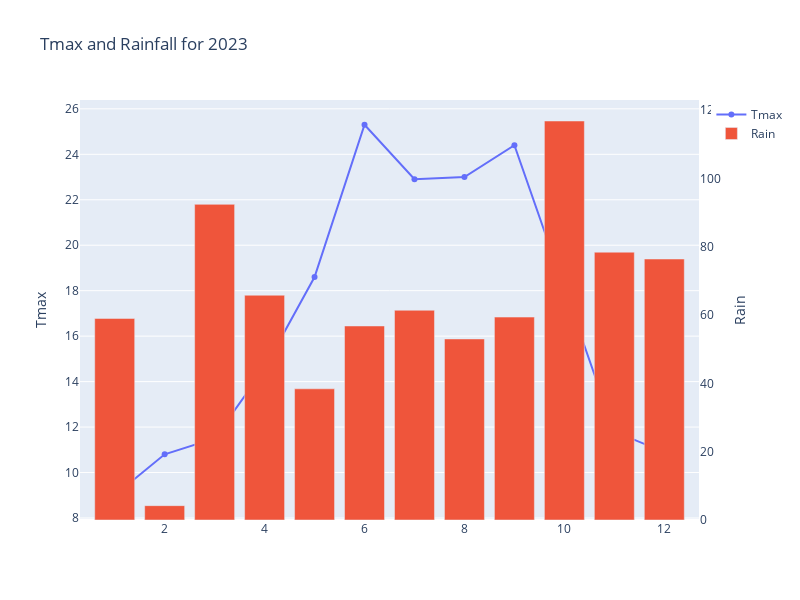

The notebook cell this image was saved under:
### Markdown cell above
draw a line and bar combined

### Code cell
# using plotly graphic object create a plot with two y-axes, one on the left of the figure and the other on the right
# add a traces for line plot of Tmax in the year 2023 and a bar plot of Rainfall in the year 2023

fig = go.Figure()


fig.add_trace(go.Scatter(x=df2023['Month'], y=df2023['Tmax'], name='Tmax', yaxis='y1'))
fig.add_trace(go.Bar(x=df2023['Month'], y=df2023['Rain'], name='Rain', yaxis='y2'))

fig.update_layout(title='Tmax and Rainfall for 2023', yaxis=dict(title='Tmax', side='left'), 
                  yaxis2=dict(title='Rain', side='right', overlaying='y', showgrid=False), 
                  width=800, height=600)

fig.show()

### Figure 1 — Plotly figure (JSON) as saved in the notebook; plotly's stock layout.template omitted (floating-point values rounded to 4 significant figures)
{"data": [{"name": "Tmax", "type": "scatter", "x": [1, 2, 3, 4, 5, 6, 7, 8, 9, 10, 11, 12], "y": [9, 10.8, 11.5, 14.6, 18.6, 25.3, 22.9, 23, 24.4, 18.1, 11.8, 10.9], "yaxis": "y"}, {"name": "Rain", "type": "bar", "x": [1, 2, 3, 4, 5, 6, 7, 8, 9, 10, 11, 12], "y": [59, 4.2, 92.4, 65.8, 38.4, 56.8, 61.4, 53, 59.4, 116.8, 78.4, 76.4], "yaxis": "y2"}], "layout": {"height": 600, "title": {"text": "Tmax and Rainfall for 2023"}, "width": 800, "yaxis": {"side": "left", "title": {"text": "Tmax"}}, "yaxis2": {"overlaying": "y", "showgrid": false, "side": "right", "title": {"text": "Rain"}}}}
